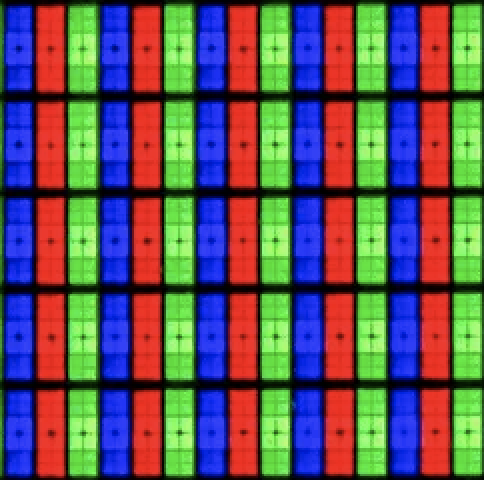
#> input picture rgb_pixels.png, 484 x 480 px, found by its file name
$ jupyter execute --allow-errors 01_Intro.ipynb   (shell and % lines are left out)
#> lines starting #> are read from the running program, lines starting #| are printed output that depends on the picture; after the words box and inside, x2 and y2 are one past the last pixel; in counts of white or black regions, pixels touching at a corner belong together
# Colab Basics

- Side tabs: Table of contents/ Variable trackers/ Secrets/ File manager
- Menu bar: File/ Runtime
- Runtime instances: Getting GPU resources
- Adding code and text
- Executing cells

**Resources**

You can find more details [ here](https://colab.research.google.com/drive/1YKHHLSlG-B9Ez2-zf-YFxXTVgfC_Aqtt#scrollTo=CXnyoIOFGCYk)

# Basic Linux/Shell commands
Distinguisher: Exclamation mark prefix

[cell 1]
# Nvidia System Management Interface: Used to check GPU resources

## File management

[cell 2]
# Print working directory

[cell 3]
# List

[cell 4]
# Make directory
#!mkdir tempdir

[cell 5]
#!git clone https://github.com/me592content/ME592_Spring2025.git

**Resources**

You can find more on shell commands [here](https://missing.csail.mit.edu/2020/shell-tools/) and learn more about git [here](https://github.com/git-guides)

## Managing Python packages

[cell 6]
#!pip list

[cell 7]
# Example of installing external pip package
#!pip install openai

# Example of installing external conda package
#!conda install <package_name>

**Resources**

You can find more pip resources [here](https://pip.pypa.io/en/stable/user_guide/) and conda resources [here](https://conda.io/projects/conda/en/latest/user-guide/tasks/manage-pkgs.html)

# Python Intro

## Variables

[cell 8]
# Assigning variables
x = 5
y = -1
z = x + y

# Printing variables
print(z)

# Printing variables with description text
print('The sum of x and y is:', z)

# Printing variables with description text using f strings
print(f'The sum of x and y is: {z}')

## Data Types and Operators

### Lists

[cell 9]
# Creating lists
x = list()
y = []
x = list((2, 1, 4, 8))
y = [2, 1, 4, 10, 20, 40]
print('About x:')
print('type(x) - ', type(x))
print('x       - ', x)
print('len(x)  - ',len(x))
print(' ')
print('About y:')
print('type(y) - ', type(y))
print('y       - ', y)
print('len(y)  - ',len(y))

[cell 10]
# Indexing lists
x_1 = x[2]
# Index slicing
y_1 = y[2:]
y_2 = y[2:4]
print('x[2]  - ', x_1)
print('y_1 (y[2:])  - ', y_1)
print('y_2 (y[2:4]) - ', y_2)

[cell 11]
# Append and Extend
x.append(y)
print(x)
y.extend(y_1)
print(y)

### Tuples

[cell 12]
# Tuples
x = tuple((2, 2))
y = (2, 2)
print(type(x))
print(x)
print(type(y))
print(y)

[cell 13]
print(x[-1])
print(y[0])

#> (a cell that did not finish here is left out)

### Dictionaries

[cell 15]
# Dict
# Dicts are nice if you need to store multiple different types of values in one location because of keys
dict = {} # or dict()
dict['int'] = 1
dict['str'] = 'string key'
dict['list'] = [1,2,3]
dict['tuple'] = (2,3)
dict['float'] = 0.
dict['inception'] = {'int':1, 'str':'hello', 'list':[1,2]}
print(dict.keys())

[cell 16]
print(dict['int'])

[cell 17]
inception_str = dict['inception']['str']
print(inception_str)

### List Comprehension

[cell 18]
l = []
for i in range(100):
    l.append(i)

[cell 19]
a = [i for i in range(100)]

### A even faster way to create a list

[cell 20]
a = list(range(100))

## Functions

[cell 21]
def func(x, m, b):
    return m * x + b

[cell 22]
y = func(1., 2., 0.5)
y

## Classes

[cell 23]
class Model(object):
    # class initialization and attributes
    def __init__(self, params, model_type, name='Neural Network'):
        self.name = name
        self.params = params
        self.model_type = model_type

    # internal functions denoted by __.__
    # str
    def __str__(self):
        return 'Readable string : This is a '+ self.model_type + ' ' + self.name + ' with ' + str(self.params) + ' params'

    # representation
    def __repr__(self):
        return self.model_type + ' ' + self.name + ' with ' + str(self.params) + ' params'

    # method
    def printParams(self, multiplier):
        print(self.params*multiplier)

[cell 24]
m1 = Model(5, 'Supervised', 'LinearRegression')

[cell 25]
m1

[cell 26]
print(m1)

[cell 27]
m1.name

[cell 28]
m1.printParams(10)

# Important Python Packages

## Numpy

[cell 29]
import numpy as np
# numpy type vs native python type
x = np.array([1,2,3])

print(x[0].dtype)
print(type(1))

x = np.arange(10)
print(x)

## Matplotlib

[cell 30]
# plotting example
import matplotlib.pyplot as plt

t = np.linspace(0,2,100)
x = np.sin(2*np.pi*t)
y = np.cos(2*np.pi*t)

plt.plot(t,x)
plt.plot(t,y)
plt.grid()
plt.show()
#> figure, not shown here; curve peaks at x = 1.25, y = 1; curve peaks at x = 0, y = 1

## OpenCV

### Loading an Image

[cell 31]
import cv2
from PIL import Image
from IPython.display import display

# Last argument 1 is for rgb, 0 is for grayscale
img_rgb = cv2.imread('/home/exouser/ME592_Spring2024/01_Intro/rgb_pixels.png', 1)
#> img_rgb is the input picture: shape (480, 484, 3); mean B, G, R 91.5, 87, 96
# Img source: https://www.cnet.com/tech/home-entertainment/led-lcd-vs-oled/

# Checking shape and datatype of the loaded image
print(f'The shape and datatype of img_rgb is :{img_rgb.shape}, and {type(img_rgb)}\n')
#| The shape and datatype of img_rgb is :(480, 484, 3), and <class 'numpy.ndarray'>

# Show the original image
display(Image.fromarray(img_rgb))

[cell 32]
# Be careful of the RGB channel sequence when using different image processing packages, some has a sequence of RGB, while some is BGR
display(Image.fromarray(img_rgb[:100,:100,:]))
display(Image.fromarray(img_rgb[:100,:100,0]))
display(Image.fromarray(img_rgb[:100,:100,1]))
display(Image.fromarray(img_rgb[:100,:100,2]))
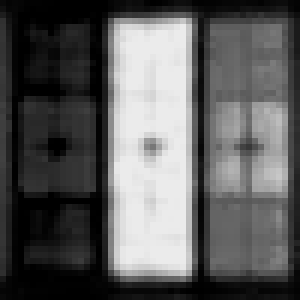
#> shown: PIL image 100x100 L (shown 3 times larger); min 0, max 235, mean 92.3

[cell 33]
img = cv2.imread('/home/exouser/ME592_Spring2024/01_Intro/elephant.png', 1)
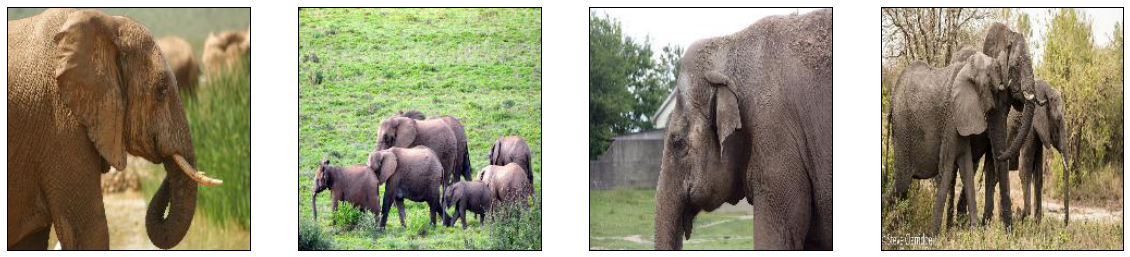
#> input picture elephant.png, 1130 x 257 px, found by its file name
#> img is the input picture: shape (257, 1130, 3); mean B, G, R 125.5, 150.5, 154.5
display(Image.fromarray(img))

[cell 34]
# Source: https://opencv24-python-tutorials.readthedocs.io/en/latest/py_tutorials/py_imgproc/py_canny/py_canny.html
# Arguments are (img, threshold1, threshold2)
# img[:,:257,:] means we are cropping the image through matrix slicing. We are getting all the rows, columns until the 256th, and all RGB channels
edges = cv2.Canny(img[:,:257,:], 100, 200)
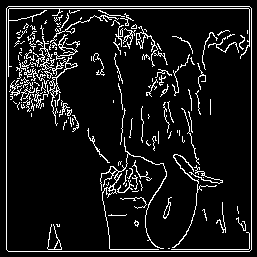
#> edges: shape (257, 257); 9.2% white in thin lines or dots

display(Image.fromarray(img[:,:257,:]))
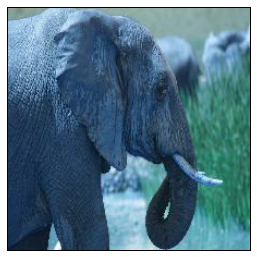
#> shown: PIL image 257x257 RGB; mean R, G, B 85.4, 119.6, 136.8
display(Image.fromarray(edges))

[cell 35]
# Try changing kernel size and observe what happens
kernel = np.ones((10,10), np.float32)/100

# Arguments are (source_image, depth, kernel)
dst = cv2.filter2D(src=img, ddepth=-1, kernel=kernel)

plt.subplot(121)
plt.imshow(img[:,:257,:]),plt.title('Original')
plt.xticks([]), plt.yticks([])
plt.subplot(122)
plt.imshow(dst[:,:257,:]),plt.title('Averaging')
plt.xticks([]), plt.yticks([])
plt.show()

### Histogram Equalization

[cell 36]
img = cv2.imread('/home/exouser/ME592_Spring2024/01_Intro/lung.png', 0)
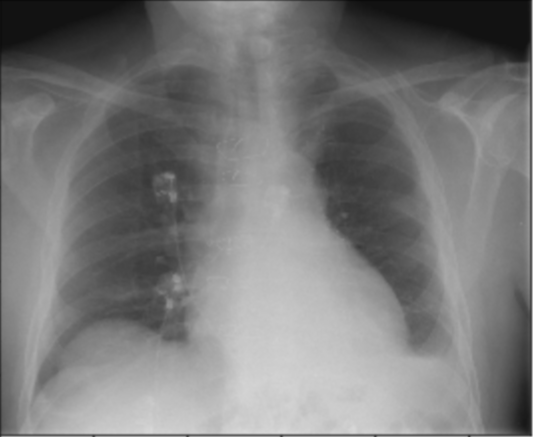
#> input picture lung.png, 533 x 437 px, found by its file name
#> img is the input picture: shape (437, 533); min 9, max 218, mean 121.3
print(img)
#> (printed output is left out)
print(img.dtype)
#| uint8
print(img.shape)
#| (437, 533)
display(Image.fromarray(img))

[cell 37]
# Arguments are (img, bins, range)
_ = plt.hist(img.flatten(),256,[0,256], color = 'r')
#> figure, not shown here; tallest bar 7055 high, from x = 18 to 19

[cell 38]
# Histogram equalization can be used to improve constrast of img
equ = cv2.equalizeHist(img)
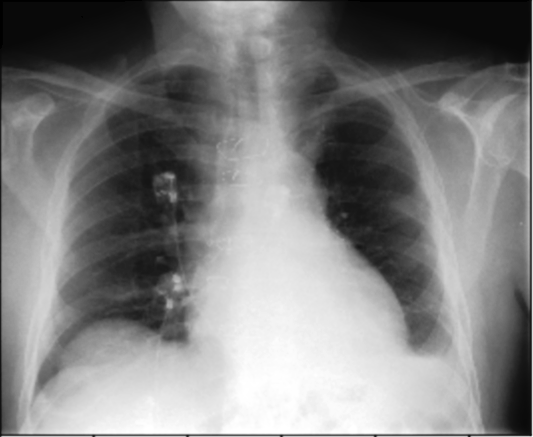
#> equ: shape (437, 533); min 0, max 255, mean 128.4
_ = plt.hist(equ.flatten(),256,[0,256], color = 'r')
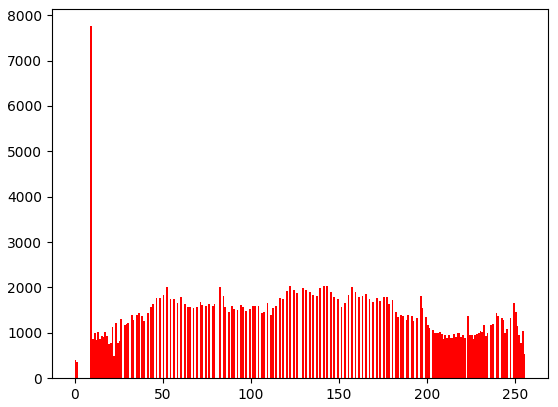
#> figure drawn by matplotlib, 1 panel; tallest bar 7756 high, from x = 9 to 10

[cell 39]
display(Image.fromarray(img))
display(Image.fromarray(equ))

### Thesholding

[cell 40]
threshold_value = 150

# Apply the threshold
_, thresholded_image = cv2.threshold(img, threshold_value, 255, cv2.THRESH_BINARY)
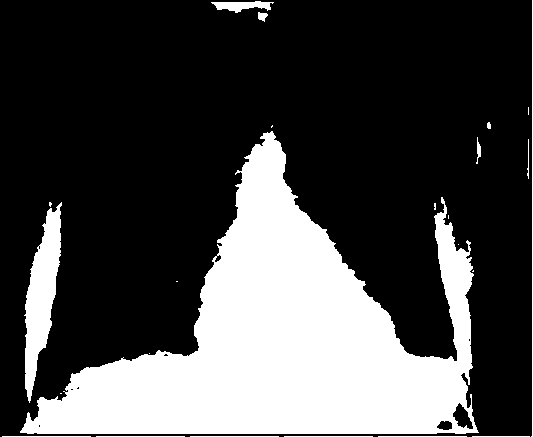
#> thresholded_image: shape (437, 533); 28.1% white; 24 white regions (10 under 20 px), largest, box (x1, y1, x2, y2) and area: (20, 131, 479, 434) 60060, (24, 202, 62, 403) 3731, (531, 0, 533, 437) 438

# Display the thresholded image
display(Image.fromarray(thresholded_image))

### Denoising

[cell 41]
# Median filter is one way of denoising
img = cv2.imread('/home/exouser/ME592_Spring2024/01_Intro/elephant.png')[:,:257,:]
median = cv2.medianBlur(img, 3)
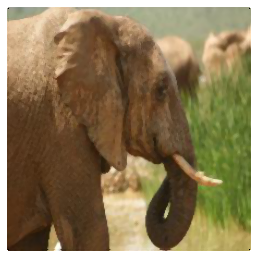
#> median: shape (257, 257, 3); mean B, G, R 86.7, 121.4, 138.8
edges = cv2.Canny(median,100,200)
#> edges: shape (257, 257); 5.1% white in thin lines or dots


display(Image.fromarray(img))
display(Image.fromarray(cv2.Canny(img,100,200)))
display(Image.fromarray(median))
display(Image.fromarray(edges))

More Details on different image processing operations can be found in:

1.   https://opencv24-python-tutorials.readthedocs.io/en/latest/py_tutorials/py_core/py_table_of_contents_core/py_table_of_contents_core.html
2.   https://scikit-image.org/docs/stable/auto_examples/index.html

## Pandas

[cell 42]
import pandas as pd
import numpy as np
import matplotlib.pyplot as plt
timedata = pd.read_csv('/home/exouser/ME592_Spring2024/01_Intro/sample_weather.txt')
#> (reads sample_weather.txt from the repository)

[cell 43]
#timedata['Date'] = pd.to_datetime(timedata['Date'])  # Convert 'Date' to datetime
#timedata.set_index('Date', inplace=True)  # Set 'Date' as the index
timedata.plot()
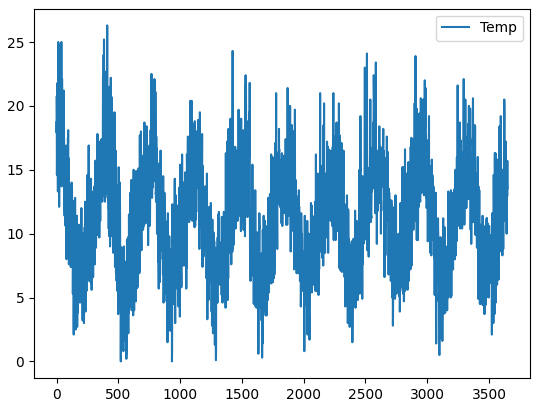
#> figure drawn by matplotlib, 1 panel; curve peaks at x = 410, y = 26.3

[cell 44]
timedata.describe()

[cell 45]
timedata.isnull()

[cell 46]
timedata_np = timedata.to_numpy()
print(timedata_np.shape)

[cell 47]
plt.figure
plt.plot(timedata_np[:,1])
plt.show()
#> figure, not shown here; curve peaks at x = 410, y = 26.3
